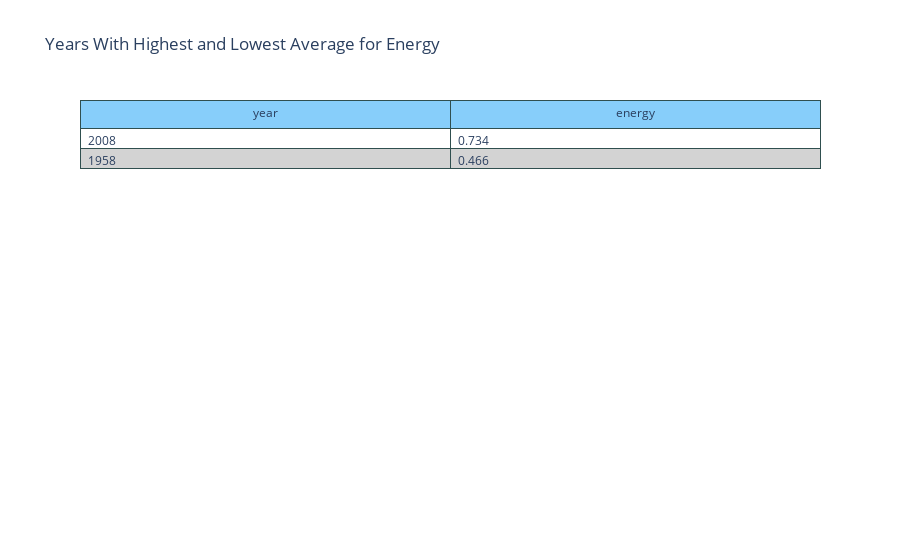

Notebook code for this chart:
### Markdown cell above
Energy measures the 'intensity and activity' of a track on a scale of 0 to 1. High energy
tracks are fast, loud, and noisy; a death metal track would be an example of a high energy song,
while a calm, slow lullaby would be low energy.
Energy contined to rise from the late 1950s, with a slight dip in the 1990s, before peaking in the 2000s,
and specifically from 2005-2014.

### Code cell
most_least("energy")

### Figure 1 — Plotly figure (JSON) as saved in the notebook; plotly's stock layout.template omitted (floating-point values rounded to 4 significant figures)
{"data": [{"cells": {"align": "left", "fill": {"color": [["white", "lightgrey", "white", "lightgrey", "white", "white", "lightgrey", "white", "lightgrey", "white"]]}, "line": {"color": "darkslategray"}, "values": [[2008, 1958], [0.734, 0.466]]}, "header": {"align": "center", "fill": {"color": "lightskyblue"}, "line": {"color": "darkslategray"}, "values": ["year", "energy"]}, "type": "table"}], "layout": {"autosize": true, "title": {"text": "Years With Highest and Lowest Average for Energy"}}}
